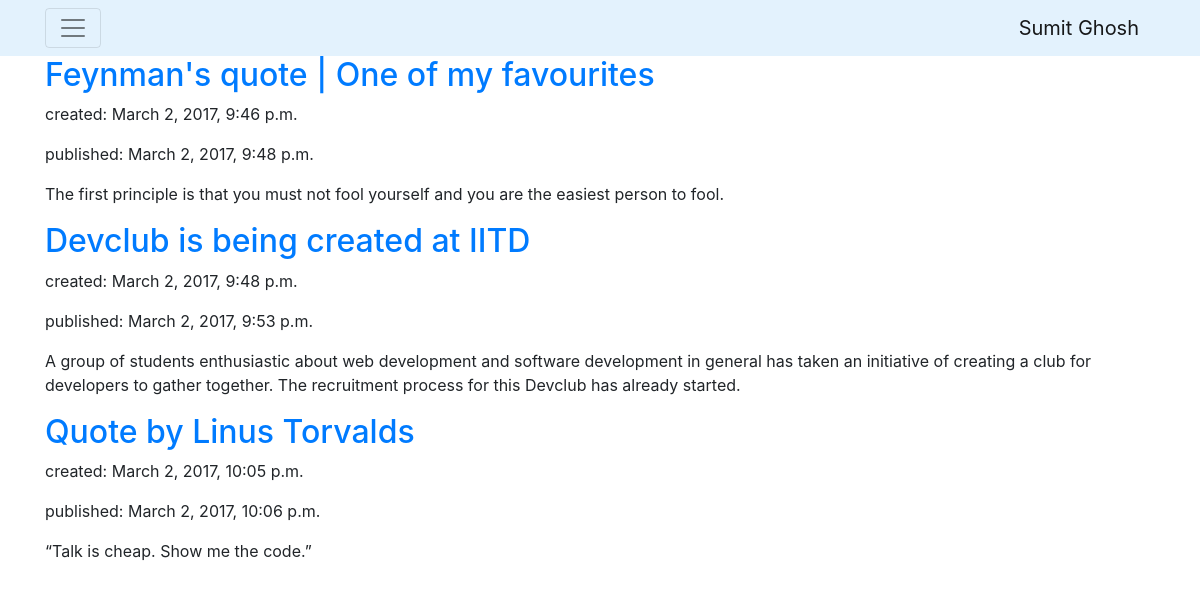
Screenshot of /blog/ with the database file from the repository.
### blog/models.py (models this page shows, shortened)
class Post(models.Model):
    author = models.ForeignKey('auth.user')
    title = models.CharField(max_length=200)
    text = models.TextField()
    created_date = models.DateTimeField(default=timezone.now)
    published_date = models.DateTimeField(blank=True, null=True)
    tags = models.ManyToManyField(Tag)

### blog/views.py (the view)
def posts_list(request):
    posts = Post.objects.filter(published_date__lte=timezone.now()).order_by('published_date')
    return render(request, 'blog/posts_list.html', {'posts': posts})

### templates/blog/posts_list.html
{% extends 'blog/base.html' %}
{% block content %}
    {% for post in posts %}
        <div>
            <h2><a href="">{{ post.title }}</a></h2>
            <p>created: {{ post.created_date }}</p>
            <p>published: {{ post.published_date }}</p>
            <p>{{ post.text }}</p>
        </div>
    {% endfor %}
{% endblock %}

### rows the page displays
Post: title "Feynman's quote | One of my favourites", created_date "March 2, 2017, 9:46 p.m.", published_date "March 2, 2017, 9:48 p.m.", text "The first principle is that you must not fool yourself and you are the easiest person to fool."
Post: title "Devclub is being created at IITD", created_date "March 2, 2017, 9:48 p.m.", published_date "March 2, 2017, 9:53 p.m.", text "A group of students enthusiastic about web development and software development in general has taken an initiative of creating a club for developers to gather together. The recruitment process for this Devclub has already started."
Post: title "Quote by Linus Torvalds", created_date "March 2, 2017, 10:05 p.m.", published_date "March 2, 2017, 10:06 p.m.", text "“Talk is cheap. Show me the code.”"
